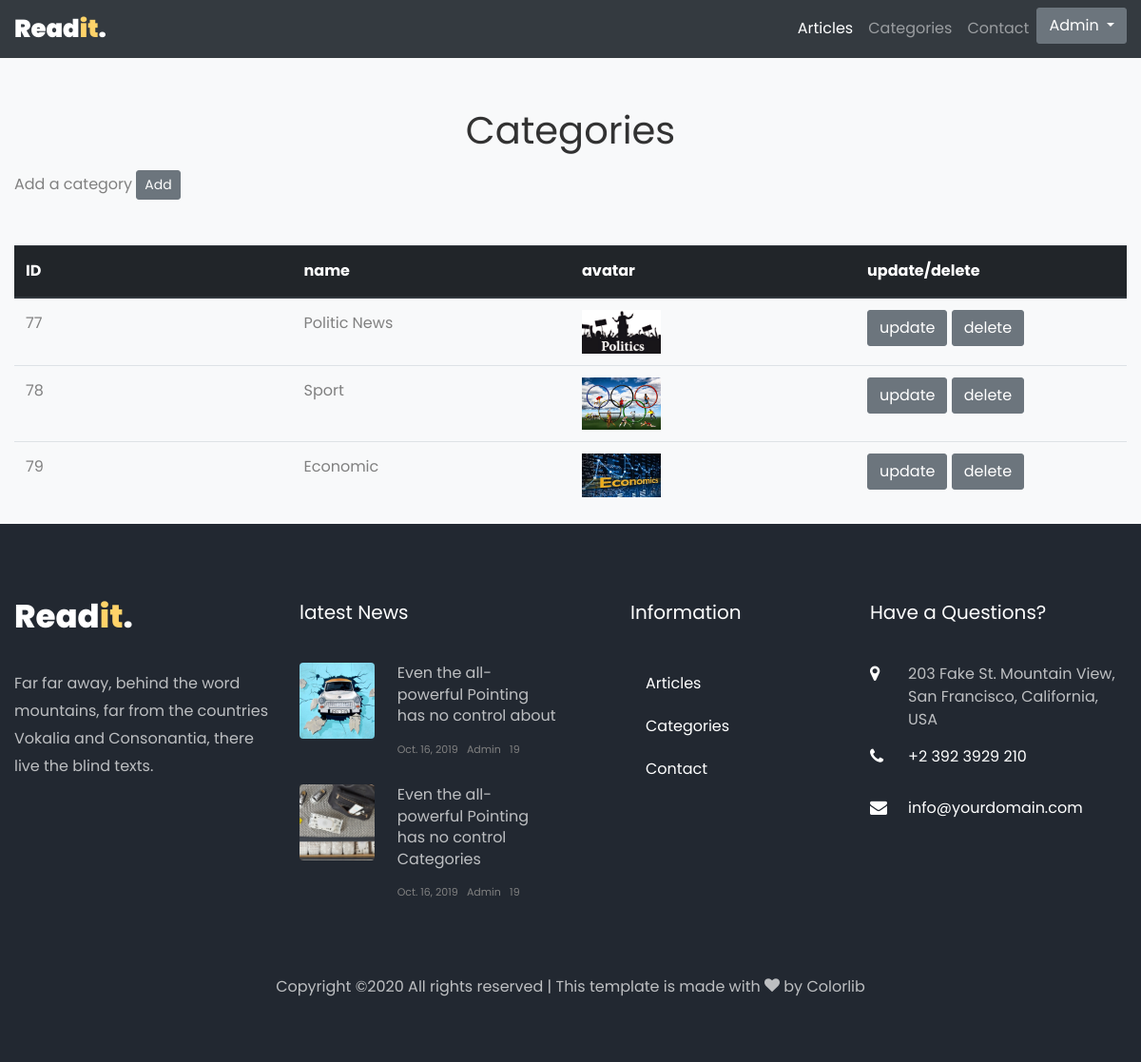
The app's page /categories-admin.php (signed in) with its own data.
### tables this page shows
CREATE TABLE `category` (
  `id_cat` int(11) NOT NULL,
  `name` varchar(50) NOT NULL,
  `image` varchar(50) NOT NULL
);

### categories-admin.php (the view, shortened to what this page needs)
<!DOCTYPE html>
<html lang="en">
<head>
    <link rel="stylesheet" href="css/open-iconic-bootstrap.min.css">
    <link rel="stylesheet" href="css/animate.css">
    <link rel="stylesheet" href="css/owl.carousel.min.css">
    <link rel="stylesheet" href="css/owl.theme.default.min.css">
    <link rel="stylesheet" href="css/magnific-popup.css">
    <link rel="stylesheet" href="css/aos.css">
    <link rel="stylesheet" href="css/ionicons.min.css">
    <link rel="stylesheet" href="css/flaticon.css">
    <link rel="stylesheet" href="css/icomoon.css">
    <link rel="stylesheet" href="css/style.css">
</head>
<body class="bg-light">
    <?php
    include "conn.php";
 ?>
    <nav class="navbar px-md-0 navbar-expand-lg navbar-dark ftco_navbar bg-dark" id="ftco-navbar">
        <div class="container">
            <a class="navbar-brand" href="index.html">Read<i>it</i>.</a>
            <div class="collapse navbar-collapse" id="ftco-nav">
                <lul class="navbar-nav ml-auto">
                    <li class="nav-item active"><a href="articles.php" class="nav-link">Articles</a></li>
                    <li class="nav-item"><a href="category.php" class="nav-link">Categories</a></li>
                    <li class="nav-item"><a href="contact.php" class="nav-link">Contact</a></li>
                    <li class="nav-item">
                        <div class="dropdown">
                            <button class="btn btn-secondary dropdown-toggle" type="button" id="dropdownMenuButton"
                                data-toggle="dropdown" aria-haspopup="true" aria-expanded="false">
                                Admin
                            </button>
                        </div>
                    </li>
                </lul>
            </div>
        </div>
    </nav>
    <h1 style="text-align: center; margin-top:50px;">Categories</h1>
    <div class="container">
        <div class="mb-5 mt-3">
            Add a category <a type="button" class="btn btn-secondary btn-sm" href="categoryAdd.php">Add</a>
        </div>
        <table class="table" style="width:100%">
            <thead class="thead-dark">
                <tr>
                    <th scope="col" class="w-25">ID</th>
                    <th scope="col" class="w-25">name</th>
                    <th scope="col">avatar</th>
                    <th scope="col">update/delete</th>
                </tr>
            </thead>
            <tbody>
                <?php
                 $affiche = $conn->prepare("SELECT * from category ");
                 $affiche->execute();
                 foreach ($affiche->fetchAll() as $key => $category) :
                 ?>
                <tr>
                    <td> <?php echo $category["id_cat"] ?> </td>
                    <td> <?php echo $category["name"] ?> </td>
                    <td style="width: 300px"> <img src="uploads/<?php echo $category["image"] ?>" alt=""
                            style="width:30%">
                    </td>
                    <td><a type="button" class="btn btn-secondary"
                            href="categoryUpdate.php?id=<?php echo $category["id_cat"] ?>">update</a>
                        <a href="categoryDelete.php?id=<?php echo $category["id_cat"] ?>" type="button"
                            class="btn btn-secondary">delete</a>
                    </td>
                    <?php endforeach; ?>
                </tr>
            </tbody>
        </table>
    </div>
    <footer class="ftco-footer ftco-bg-dark ftco-section">
        <div class="container">
            <div class="row mb-5">
                <div class="col-md">
                    <div class="ftco-footer-widget mb-4">
                        <h2 class="logo"><a href="#">Read<span>it</span>.</a></h2>
                        <p>Far far away, behind the word mountains, far from the countries Vokalia and Consonantia,
                            there live the blind texts.</p>
                        <ul class="ftco-footer-social list-unstyled float-md-left float-lft mt-5">
                        </ul>
                    </div>
                </div>
                <div class="col-md">
                    <div class="ftco-footer-widget mb-4">
                        <h2 class="ftco-heading-2">latest News</h2>
                        <div class="block-21 mb-4 d-flex">
                            <a class="img mr-4 rounded" style="background-image: url(images/image_1.jpg);"></a>
                            <div class="text">
                                <h3 class="heading"><a href="#">Even the all-powerful Pointing has no control
                                        about</a>
                                </h3>
                                <div class="meta">
                                    <div><a href="#"></span> Oct. 16, 2019</a></div>
                                    <div><a href="#"></span> Admin</a></div>
                                    <div><a href="#"></span> 19</a></div>
                                </div>
                            </div>
                        </div>
                        <div class="block-21 mb-4 d-flex">
                            <a class="img mr-4 rounded" style="background-image: url(images/image_2.jpg);"></a>
                            <div class="text">
                                <h3 class="heading"><a href="#">Even the all-powerful Pointing has no control
                                        Categories</a>
                                </h3>
                                <div class="meta">
                                    <div><a href="#"></span> Oct. 16, 2019</a></div>
                                    <div><a href="#"></span> Admin</a></div>
                                    <div><a href="#"></span> 19</a></div>
                                </div>
                            </div>
                        </div>
                    </div>
                </div>
                <div class="col-md">
                    <div class="ftco-footer-widget mb-4 ml-md-5">
                        <h2 class="ftco-heading-2">Information</h2>
                        <ul class="list-unstyled">
                            <li class="nav-item active"><a href="articles.php" class="nav-link">Articles</a></li>
                            <li class="nav-item"><a href="category.php" class="nav-link">Categories</a></li>
                            <li class="nav-item"><a href="contact.php" class="nav-link">Contact</a></li>
                        </ul>
                    </div>
                </div>
                <div class="col-md">
                    <div class="ftco-footer-widget mb-4">
                        <h2 class="ftco-heading-2">Have a Questions?</h2>
                        <div class="block-23 mb-3">
                            <ul>
                                <li><span class="icon icon-map-marker"></span><span class="text">203 Fake St.
                                        Mountain
                                        View, San Francisco, California, USA</span></li>
                                <li><a href="#"><span class="icon icon-phone"></span><span class="text">+2 392 3929
                                            210</span></a></li>
                                <li><a href="#"><span class="icon icon-envelope"></span><span
                                            class="text">info@yourdomain.com</span></a></li>
                            </ul>
                        </div>
                    </div>
                </div>
            </div>
            <div class="row">
                <div class="col-md-12 text-center">
                    <p>
                        Copyright &copy; All rights reserved | This template is made with <i class="icon-heart color-danger"
                            aria-hidden="true"></i> by <a href="https://colorlib.com" target="_blank">Colorlib</a>
                    </p>
                </div>
            </div>
        </div>
    </footer>
</body>
</html>

### css/icomoon.css (style rules this page uses)
[class^="icon-"], [class*=" icon-"] { font-family: 'icomoon' !important; speak: none; font-style: normal; font-weight: normal; font-variant: normal; text-transform: none; line-height: 1; -webkit-font-smoothing: antialiased; -moz-osx-font-smoothing: grayscale; }
.icon-heart:before { content: "\f004"; }
.icon-map-marker:before { content: "\f041"; }
.icon-phone:before { content: "\f095"; }
.icon-envelope:before { content: "\f0e0"; }

### records on screen
category: id_cat "77", name "Politic News", image (picture)
category: id_cat "78", name "Sport", image (picture)
category: id_cat "79", name "Economic", image (picture)
